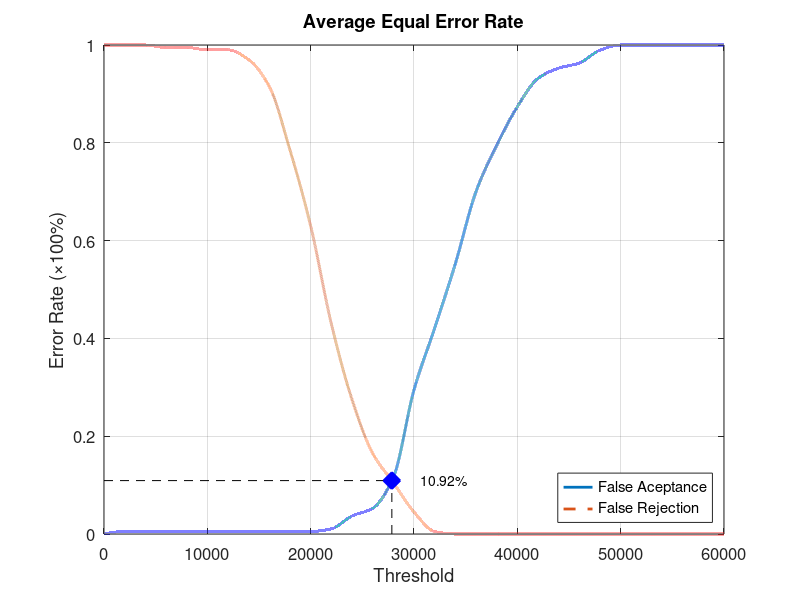
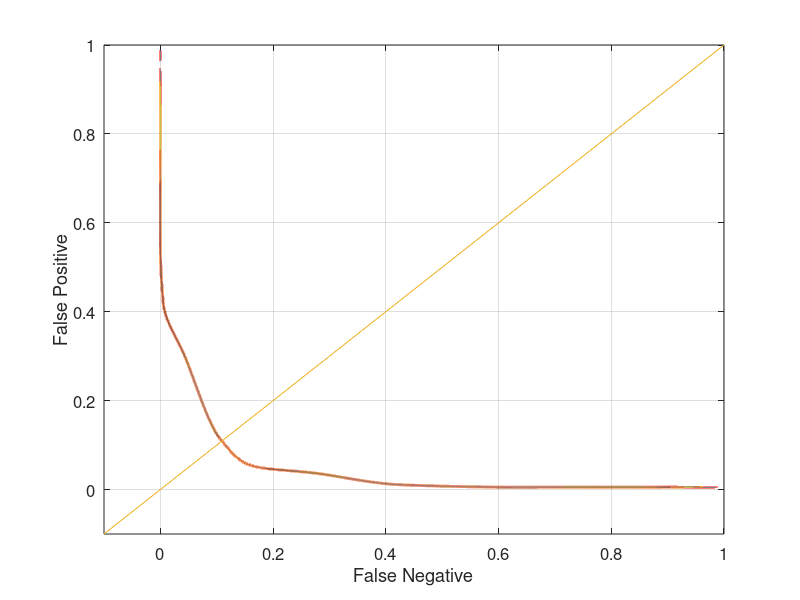

Source code (MATLAB) for these figures, in order:
function yEER = Database3_2
close all;
clear;
clc;
x = 0:2000:60000;
xq = 0:0.5:60000;

y0 = [0 0.00526316 0.00526316 0.00526316 0.00526316 0.00526316 0.00526316 0.00526316 0.00526316 0.00526316 0.00526316 0.0105263 0.0368421 0.0526316 0.115789 0.294737 0.421053 0.552632 0.7 0.794737 0.873684 0.931579 0.952632 0.963158 0.989474 1 1 1 1 1 1];
yy0 = interp1(x, y0, xq, 'pchip');
y1 = [1 1 1 0.995 0.995 0.99 0.99 0.97 0.915 0.785 0.63 0.43 0.275 0.165 0.105 0.045 0.005 0 0 0 0 0 0 0 0 0 0 0 0 0 0];
yy1 = interp1(x, y1, xq, 'pchip');

% Calculating EER: 
y2 = abs(y0 - y1);
find(y2 == min(y2))
yy2 = abs(yy0 - yy1);
xEER = find(yy2 == min(yy2));
xEERIndex = xq(xEER) % X-axis EER
yEER = yy0(xEER) % Y-axis EER

main = figure
plot(xq, yy0,'-','LineWidth', 2);	hold on
plot(xq, yy1,'--','LineWidth', 2);	hold on
plot([xEERIndex xEERIndex], [0 yEER], 'k--');	hold on
plot([0 xEERIndex], [yEER yEER], 'k--');	hold on
plot(xEERIndex, yEER, 'bx', 'LineWidth', 10);	hold on
text(xEERIndex + 10 * xEERIndex / 100, yEER, [num2str(round((10000 * yEER)) / 100) '%'])
legend('False Aceptance', 'False Rejection', 'Location', 'SouthEast')
xlabel('Threshold')
ylabel('Error Rate (\times100%)')
title('Average Equal Error Rate')
set(gca, 'FontSize', 12)
axis([0 60000 0 1])
grid on

print(main, 'Database3_2Main', '-dpng');
FNRxFPR = figure('Color', [1 1 1]);
plot(yy1, yy0, '-', yy1, yy0, 'LineWidth', 2);
hold on
y = -0.1:0.1:1
plot(y, y); 
set(gca, 'FontSize', 12)
xlabel('False Negative')
ylabel('False Positive')
axis([-0.1 1 -0.1 1])
set(gca, 'FontSize', 12)
grid on

print(FNRxFPR, 'Database3_2FNRxFPR','-dpng');
end
